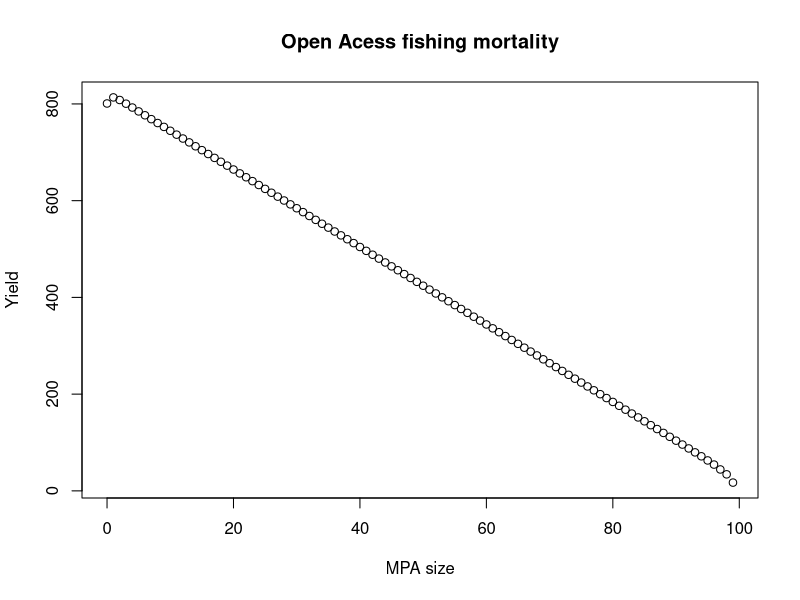
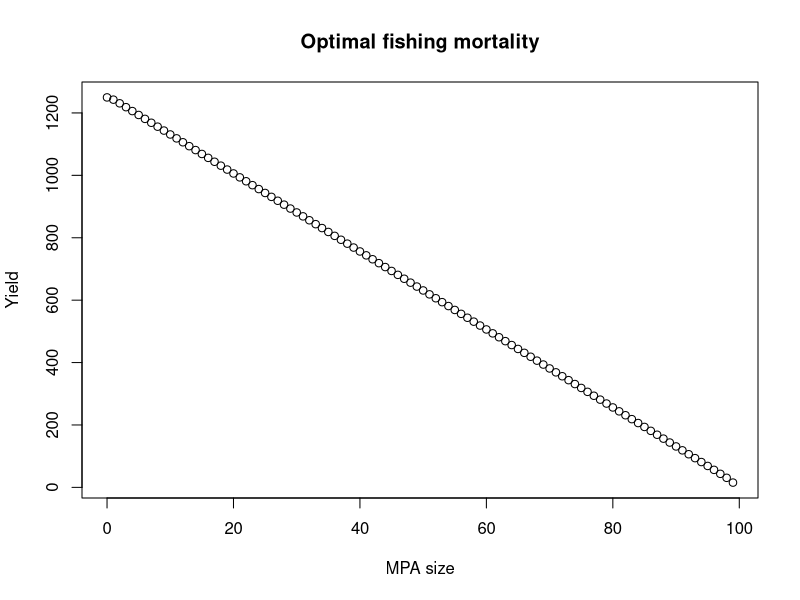
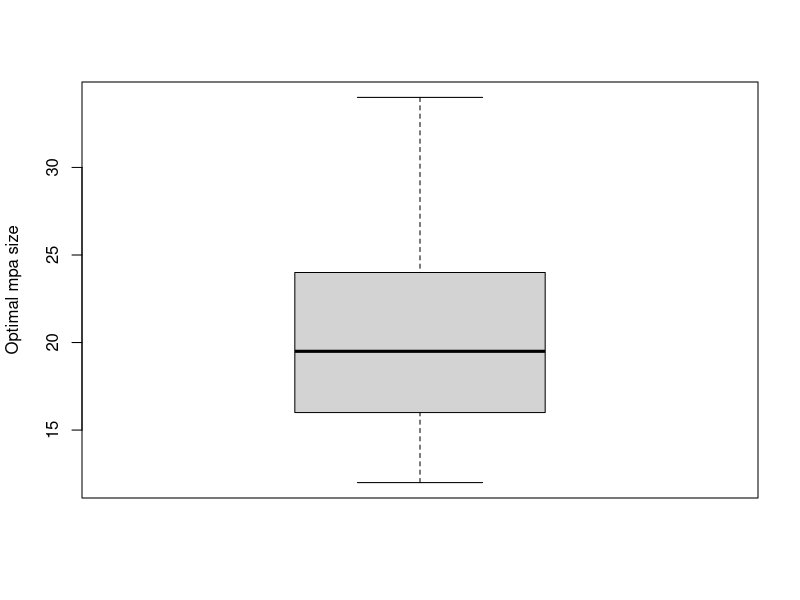
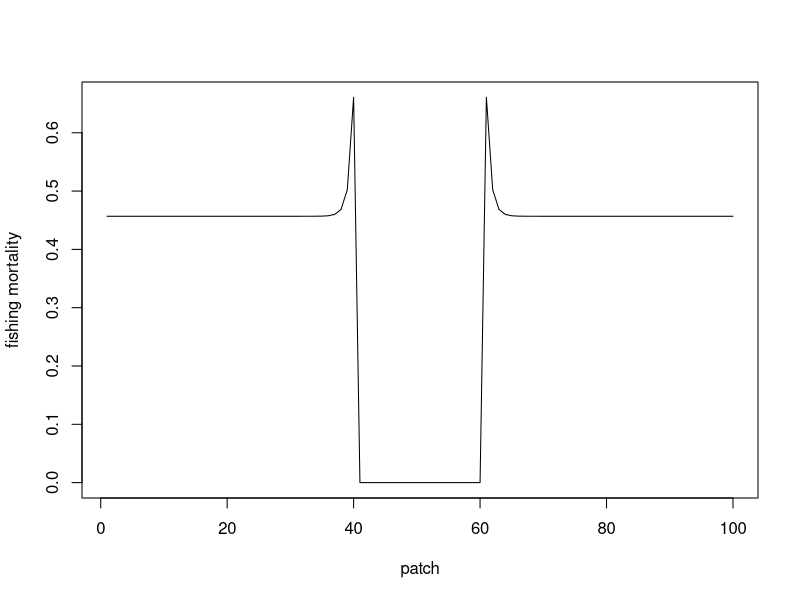
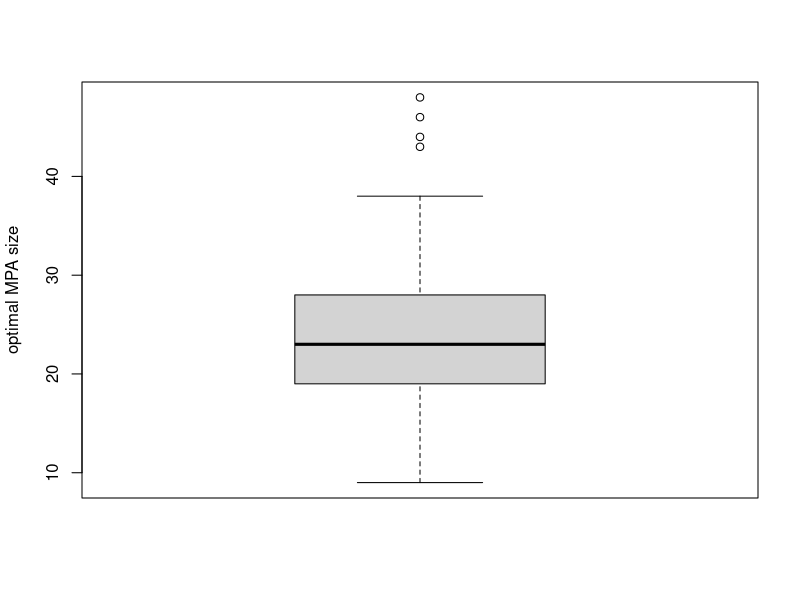

Reproduce these figures in R, in order.
## ---- chunk 1
knitr::opts_chunk$set(echo = TRUE)
## ---- chunk 2
#Mpa model
mpa.model = function(f, growth, K, N0, t, d, MPA, L){
  
  #Create a vector of fishing mortalities
  #f.patches = c(rep(0, MPA), rep(f, L-MPA))
  
   #MPAs in the middle
  f.patches=rep(f, L)
  if(MPA>0){
    mpa.begin = round((L-MPA)/2) + 1
    mpa.end = mpa.begin + MPA - 1
    f.patches[mpa.begin:mpa.end] = 0
  }
  
  #Create a vector for pop
  pop = rep(0, L)
  total.yield = rep(0, L)
  NPV = 0
  
  #Set initial population sizes
  pop[] = N0
  
  #Create a vector to store total yield
  total.yield = pop*f.patches
  
  #Create an empty plot to plot the revenue trhough time 
  #plot(NA, NA, ylab="Revenue", xlab="time", ylim=c(0, 100000), xlim=c(0, t))
  
  #Run a loop over all time steps
  for(n in 2:t){
    
    #population growth
    surplus = growth*pop*(1-pop/K)
    
    #Emigration
    Emi = c(pop[1]*d/2, pop[2:(L-1)]*d, pop[L]*d/2)
    
    #Immigration
    #Immi = c(pop[2]*d/2, c(pop[1:(L-1)]*d/2 + pop[3:L]*d/2), pop[L-1]*d/2)
    Immi = c(pop[2:L]*d/2, 0) + c(0, pop[1:(L-1)]*d/2)
    
    #fishing
    fishing = f.patches*pop
    
    #update our population size
    pop = pop + surplus - fishing - Emi + Immi
    
    #sum of yield
    total.yield = total.yield + fishing
    
    
  }
  #Create a variable for our resulting population size (all patches in year t)
  sum.pop = sum(pop)
  
  #Create a variable for our resulting yield (all patches in year t)
  sum.yield.eq = sum(fishing)
  
  #Create a variable for our resulting yield accross all years and patches
  sum.yield = sum(total.yield)
  
  #Calculate average population size
  EqB = sum(pop)/L
  
  #return function with main results
  #return(c(sum.pop, sum.yield.eq, sum.yield, NPV, MPA, f, d))
  
  #return function for calculating optimal fishing mortality
  return(sum.yield.eq)
  
  #return function for calculation the open access fishing mortality
  #return(abs(EqB-0.2*K))
  }

#Test our function
res = mpa.model(g=0.5, K=100, N0=50, t=50, MPA=30, L = 100, d=0.2, f=0.4)
res

#Well managed - function needs to return the sum of yield (sum.yield.eq). Here we will maximize the yield by changing the fishing mortality. RMEMBER TO CHANGE YOUR RETURN function. In this case optimal fishing mortality will be f.wm = 0.2531916
p0 = 0.1
fit = optim(p0, mpa.model, method = c("L-BFGS-B"), lower = 0, upper = 1, control= list(fnscale = -1), 
            growth=0.5, K=100, N0=50, t=50, MPA=50, L = 100, d=0.2)

f.wm = fit$par
f.wm
## ---- chunk 3
#Mpa model
mpa.model = function(f, growth, K, N0, t, d, MPA, L){
  
  #Create a vector of fishing mortalities
  #f.patches = c(rep(0, MPA), rep(f, L-MPA))
  
   #MPAs in the middle
  f.patches=rep(f, L)
  if(MPA>0){
    mpa.begin = round((L-MPA)/2) + 1
    mpa.end = mpa.begin + MPA - 1
    f.patches[mpa.begin:mpa.end] = 0
  }
  
  #Create a vector for pop
  pop = rep(0, L)
  total.yield = rep(0, L)
  NPV = 0
  
  #Set initial population sizes
  pop[] = N0
  
  #Create a vector to store total yield
  total.yield = pop*f.patches
  
  #Create an empty plot to plot the revenue trhough time 
  #plot(NA, NA, ylab="Revenue", xlab="time", ylim=c(0, 100000), xlim=c(0, t))
  
  #Run a loop over all time steps
  for(n in 2:t){
    
    #population growth
    surplus = growth*pop*(1-pop/K)
    
    #Emigration
    Emi = c(pop[1]*d/2, pop[2:(L-1)]*d, pop[L]*d/2)
    
    #Immigration
    #Immi = c(pop[2]*d/2, c(pop[1:(L-1)]*d/2 + pop[3:L]*d/2), pop[L-1]*d/2)
    Immi = c(pop[2:L]*d/2, 0) + c(0, pop[1:(L-1)]*d/2)
    
    #fishing
    fishing = f.patches*pop
    
    #update our population size
    pop = pop + surplus - fishing - Emi + Immi
    
    #sum of yield
    total.yield = total.yield + fishing
    
    
  }
  #Create a variable for our resulting population size (all patches in year t)
  sum.pop = sum(pop)
  
  #Create a variable for our resulting yield (all patches in year t)
  sum.yield.eq = sum(fishing)
  
  #Create a variable for our resulting yield accross all years and patches
  sum.yield = sum(total.yield)
  
  #Calculate average population size
  EqB = sum(pop)/L
  
  #return function with main results
  #return(c(sum.pop, sum.yield.eq, sum.yield, NPV, MPA, f, d))
  
  #return function for calculating optimal fishing mortality
  #return(sum.yield.eq)
  
  #return function for calculation the open access fishing mortality
  return(abs(EqB-0.2*K))
  }

#Test our function
res = mpa.model(g=0.5, K=100, N0=50, t=50, MPA=30, L = 100, d=0.2, f=0.4)
res

##Find open access fishing mortality - function needs to return the difference between the average population size and 
#20, which is the population size we expect at open access equilibrium. In this case f.oa = 0.4003154. This mean that with f=f.oa equilibrium population size will be at 20% of K. 
p0 = 0.5
fit = optim(p0, mpa.model, method = c("L-BFGS-B"), lower = 0, upper = 1, 
            growth=0.5, K=100, N0=50, t=50, MPA=0, L = 100, d=0.2)

f.oa = fit$par
f.oa
## ---- chunk 4
#Mpa model
mpa.model = function(f, growth, K, N0, t, d, MPA, L){
  
  #Create a vector of fishing mortalities
  #f.patches = c(rep(0, MPA), rep(f, L-MPA))
  
   #MPAs in the middle
  f.patches=rep(f, L)
  if(MPA>0){
    mpa.begin = round((L-MPA)/2) + 1
    mpa.end = mpa.begin + MPA - 1
    f.patches[mpa.begin:mpa.end] = 0
  }
  
  #Create a vector for pop
  pop = rep(0, L)
  total.yield = rep(0, L)
  NPV = 0
  
  #Set initial population sizes
  pop[] = N0
  
  #Create a vector to store total yield
  total.yield = pop*f.patches
  
  #Create an empty plot to plot the revenue trhough time 
  #plot(NA, NA, ylab="Revenue", xlab="time", ylim=c(0, 100000), xlim=c(0, t))
  
  #Run a loop over all time steps
  for(n in 2:t){
    
    #population growth
    surplus = growth*pop*(1-pop/K)
    
    #Emigration
    Emi = c(pop[1]*d/2, pop[2:(L-1)]*d, pop[L]*d/2)
    
    #Immigration
    #Immi = c(pop[2]*d/2, c(pop[1:(L-1)]*d/2 + pop[3:L]*d/2), pop[L-1]*d/2)
    Immi = c(pop[2:L]*d/2, 0) + c(0, pop[1:(L-1)]*d/2)
    
    #fishing
    fishing = f.patches*pop
    
    #update our population size
    pop = pop + surplus - fishing - Emi + Immi
    
    #sum of yield
    total.yield = total.yield + fishing
    
    
  }
  #Create a variable for our resulting population size (all patches in year t)
  sum.pop = sum(pop)
  
  #Create a variable for our resulting yield (all patches in year t)
  sum.yield.eq = sum(fishing)
  
  #Create a variable for our resulting yield accross all years and patches
  sum.yield = sum(total.yield)
  
  #Calculate average population size
  EqB = sum(pop)/L
  
  #return function with main results
  return(c(sum.pop, sum.yield, sum.yield.eq, NPV, MPA, f, d))
  
  #return function for calculating optimal fishing mortality
  #return(sum.yield.eq)
  
  #return function for calculation the open access fishing mortality
  #return(abs(EqB-0.2*K))
  }

####Simulate MPA effectiveness - simulate the optimal MPA size 100 times with randomly assigned MPA location. 
mpa.sim = 0:99
for(i in 1:length(mpa.sim)){
  res = mpa.model(g=0.5, K=100, N0=50, t=50, MPA=mpa.sim[i], L = 100, d=0.2, f=f.oa)
  if(i==1){out=res}else{out=rbind(out, res)}
}
plot(out[,3]~out[,5], ylab="Yield", xlab="MPA size", main="Open Acess fishing mortality")

#Optimal MPA size
out[match(max(out[,3]), out[,3]), 5] 

####Simulate MPA effectiveness - simulate the optimal MPA size 100 times with randomly assigned MPA location. 
mpa.sim = 0:99
for(i in 1:length(mpa.sim)){
  res = mpa.model(g=0.5, K=100, N0=50, t=50, MPA=mpa.sim[i], L = 100, d=0.2, f=f.wm)
  if(i==1){out=res}else{out=rbind(out, res)}
}
plot(out[,3]~out[,5], ylab="Yield", xlab="MPA size", main="Optimal fishing mortality")

#Optimal MPA size
out[match(max(out[,3]), out[,3]), 5] 

## ---- chunk 5
mpa.model = function(f, growth, K, N0, t, d, MPA, L, rand){
  
  #Create a vector of fishing mortalities
  #f.patches = c(rep(0, MPA), rep(f, L-MPA))
  
  if(rand=="yes"){
    f.patches=rep(f, L)
    f.patches[round(runif(MPA, 1, 100))]=0
  }else{
  #MPAs in the middle
  f.patches=rep(f, L)
  if(MPA>0){
    mpa.begin = round((L-MPA)/2) + 1
    mpa.end = mpa.begin + MPA - 1
    f.patches[mpa.begin:mpa.end] = 0
  }
  }
  #Create a vector for pop
  pop = rep(0, L)
  total.yield = rep(0, L)
  NPV = 0
  
  #Set initial population sizes
  pop[] = N0
  
  #Create a vector to store total yield
  total.yield = pop*f.patches
  
  #Create an empty plot to plot the revenue trhough time 
  #plot(NA, NA, ylab="Revenue", xlab="time", ylim=c(0, 100000), xlim=c(0, t))
  
  #Run a loop over all time steps
  for(n in 2:t){
    
    #population growth
    surplus = growth*pop*(1-pop/K)
    
    #Emigration
    Emi = c(pop[1]*d/2, pop[2:(L-1)]*d, pop[L]*d/2)
    
    #Immigration
    #Immi = c(pop[2]*d/2, c(pop[1:(L-1)]*d/2 + pop[3:L]*d/2), pop[L-1]*d/2)
    Immi = c(pop[2:L]*d/2, 0) + c(0, pop[1:(L-1)]*d/2)
    
    #fishing
    fishing = f.patches*pop
    
    #update our population size
    pop = pop + surplus - fishing - Emi + Immi
    
    #sum of yield
    total.yield = total.yield + fishing
    
  
  }
  #Create a variable for our resulting population size (all patches in year t)
  sum.pop = sum(pop)
  
  #Create a variable for our resulting yield (all patches in year t)
  sum.yield.eq = sum(fishing)
  
  #Create a variable for our resulting yield accross all years and patches
  sum.yield = sum(total.yield)
  
  #Calculate average population size
  EqB = sum(pop)/L
  
  #return function with main results
  return(c(sum.pop, sum.yield.eq, sum.yield, MPA, f, d))
  
  #return function for calculating optimal fishing mortality
  #return(sum.yield.eq)
  
  #return function for calculation the open access fishing mortality
  #return(abs(EqB-0.2*K))
  }

#Test our function
res = mpa.model(g=0.5, K=100, N0=50, t=50, MPA=30, L = 100, d=0.2, f=0.4, rand="yes")
res


####Simulate MPA effectiveness - simulate the optimal MPA size 100 times with randomly assigned MPA location. 
mpa.sim = 0:99
for(k in 1:100){
for(i in 1:length(mpa.sim)){
  res = mpa.model(g=0.5, K=100, N0=50, t=50, MPA=mpa.sim[i], L = 100, d=0.2, f=f.oa, rand="yes")
  if(i==1){out=res}else{out=rbind(out, res)}
}
  if(k==1){output=out[match(max(out[,3]), out[,3]), 4]}else{output=rbind(output, out[match(max(out[,3]), out[,3]), 4])}  
}

#Create a boxplot of the optimal MPA size for all 100 simulations of MPA design
boxplot(output, ylab="Optimal mpa size")
## ---- chunk 6
###Create our mpa model function
mpa.model = function(q, growth, K, N0, t, d, MPA, L, rand){
  
  #Create a vector of fishing mortalities
  #f.patches = c(rep(0, MPA), rep(f, L-MPA))
  
  #First we need to create a vector of length L where areas open to fishing have a value of 1 and areas assigned as MPAs have a value of 0.
  #randomly located MPAs
  if(rand=="yes"){
  f.mpa = rep(1, L)
  f.mpa[round(runif(MPA, 0, 100))]=0}else{
  
  #MPAs in the middle
  f.mpa=rep(1, L)
  if(MPA>0){
    mpa.begin = round((L-MPA)/2) + 1
    mpa.end = mpa.begin + MPA - 1
    f.mpa[mpa.begin:mpa.end] = 0
  }
  }
  #Create a vector for pop
  pop = rep(0, L)
  total.yield = rep(0, L)
  total.yield = rep(0, L)
  yield.NPV=0
  profit.NPV = 0
  
  #Set initial population sizes
  pop[] = N0
  
  #Run a loop over all time steps
  for(n in 2:t){
    
    #population growth
    surplus = growth*pop*(1-pop/K)
    
    #Emigration
    Emi = c(pop[1]*d/2, pop[2:(L-1)]*d, pop[L]*d/2)
    
    #Immigration
    Immi = c(pop[2:L]*d/2, 0) + c(0, pop[1:(L-1)]*d/2)
    
    #Now we calculate distribute the total effort based on abundance (according to Hilborn et al 2006)
    #We first need to create a vector with proportinal abundances on the patches open to fishing. 
    if(sum(f.mpa)==0){prop=rep(0, L)}else{prop = f.mpa*exp(-(1-pop*f.mpa/max(pop*f.mpa)))}
    
    #Next we need to distribute effort based on the proportinal abundances in the patches open to fishing. 
    if(sum(f.mpa)==0){f=rep(0, L)}else{f = 1-exp(-q*(prop/sum(prop)))}
    
    #Now we can just use the vector f we created above to fish our population! 
    #fishing
    fishing = f*pop
    
    #update our population size
    pop = pop + surplus - fishing - Emi + Immi
    
    #sum of yield
    total.yield = total.yield + fishing
    
    }
  #PLot fishing mortality in each patch
  plot(f, type="l", ylab="fishing mortality", xlab="patch")
  
  sum.pop = sum(pop)
  sum.yield.eq = sum(fishing)
  sum.yield = sum(total.yield)
  EqB = sum(pop)/L
  #return(c(sum.pop, sum.yield.eq, yield.NPV, MPA, q, d))
  #return(abs(EqB-20))
  return(sum.yield.eq)
}

#Test our function
res = mpa.model(g=0.5, K=100, N0=20, t=50, MPA=20, L = 100, d=0.2, q=50, rand="no")
res
## ---- chunk 7
mpa.model = function(q, growth, K, N0, t, d, MPA, L, rand){
  
  #Create a vector of fishing mortalities
  #f.patches = c(rep(0, MPA), rep(f, L-MPA))
  
    #First we need to create a vector of length L where areas open to fishing have a value of 1 and areas assigned as MPAs have a value of 0.
  #randomly located MPAs
  if(rand=="yes"){
  f.mpa = rep(1, L)
  f.mpa[round(runif(MPA, 0, 100))]=0}else{
  
  #MPAs in the middle
  f.mpa=rep(1, L)
  if(MPA>0){
    mpa.begin = round((L-MPA)/2) + 1
    mpa.end = mpa.begin + MPA - 1
    f.mpa[mpa.begin:mpa.end] = 0
  }
  }
  #Create a vector for pop
  pop = rep(0, L)
  total.yield = rep(0, L)
  total.yield = rep(0, L)
  yield.NPV=0
  profit.NPV = 0
  
  #Set initial population sizes
  pop[] = N0
  
  #Run a loop over all time steps
  for(n in 2:t){
    
    #population growth
    surplus = growth*pop*(1-pop/K)
    
    #Emigration
    Emi = c(pop[1]*d/2, pop[2:(L-1)]*d, pop[L]*d/2)
    
    #Immigration
    Immi = c(pop[2:L]*d/2, 0) + c(0, pop[1:(L-1)]*d/2)
    
    #Effort based on abundance

    #Now we calculate distribute the total effort based on abundance (according to Hilborn et al 2006)
    #We first need to create a vector with proportinal abundances on the patches open to fishing. 
    if(sum(f.mpa)==0){prop=rep(0, L)}else{prop = f.mpa*exp(-(1-pop*f.mpa/max(pop*f.mpa)))}
    
    #Next we need to distribute effort based on the proportinal abundances in the patches open to fishing. 
    if(sum(f.mpa)==0){f=rep(0, L)}else{f = 1-exp(-q*(prop/sum(prop)))}
    
    #Now we can just use the vector f we created above to fish our population! 
    #fishing
    fishing = f*pop
    
    #update our population size
    pop = pop + surplus - fishing - Emi + Immi
    
    #sum of yield
    total.yield = total.yield + fishing
    
    }
  #PLot fishing mortality in each patch
  #plot(f, type="l", ylab="fishing mortality", xlab="patch")
  
  sum.pop = sum(pop)
  sum.yield.eq = sum(fishing)
  sum.yield = sum(total.yield)
  EqB = sum(pop)/L
  #return(c(sum.pop, sum.yield.eq, yield.NPV, MPA, q, d))
  #return(abs(EqB-20))
  return(sum.yield.eq)
}

#Find optimal effort to maximize yield. we will be optimizing total yield, by changing total effort (q). In this case optimal effort will be (q=28.76)
p0=c(20)
fit = optim(p0, mpa.model, method = c("L-BFGS-B"), lower=0,upper=100, control = list(fnscale = -1), 
            MPA=0, growth=0.5,
            K=100, t=50, d=0.2, L=100, N0=50, rand = "yes")
q.wm = fit$par
q.wm
## ---- chunk 8
mpa.model = function(q, growth, K, N0, t, d, MPA, L, rand){
  
  #Create a vector of fishing mortalities
  #f.patches = c(rep(0, MPA), rep(f, L-MPA))
  
    #First we need to create a vector of length L where areas open to fishing have a value of 1 and areas assigned as MPAs have a value of 0.
  #randomly located MPAs
  if(rand=="yes"){
  f.mpa = rep(1, L)
  f.mpa[round(runif(MPA, 0, 100))]=0}else{
  
  #MPAs in the middle
  f.mpa=rep(1, L)
  if(MPA>0){
    mpa.begin = round((L-MPA)/2) + 1
    mpa.end = mpa.begin + MPA - 1
    f.mpa[mpa.begin:mpa.end] = 0
  }
  }
  #Create a vector for pop
  pop = rep(0, L)
  total.yield = rep(0, L)
  total.yield = rep(0, L)
  yield.NPV=0
  profit.NPV = 0
  
  #Set initial population sizes
  pop[] = N0
  
  #Run a loop over all time steps
  for(n in 2:t){
    
    #population growth
    surplus = growth*pop*(1-pop/K)
    
    #Emigration
    Emi = c(pop[1]*d/2, pop[2:(L-1)]*d, pop[L]*d/2)
    
    #Immigration
    Immi = c(pop[2:L]*d/2, 0) + c(0, pop[1:(L-1)]*d/2)
    
    #Effort based on abundance

    #Now we calculate distribute the total effort based on abundance (according to Hilborn et al 2006)
    #We first need to create a vector with proportinal abundances on the patches open to fishing. 
    if(sum(f.mpa)==0){prop=rep(0, L)}else{prop = f.mpa*exp(-(1-pop*f.mpa/max(pop*f.mpa)))}
    
    #Next we need to distribute effort based on the proportinal abundances in the patches open to fishing. 
    if(sum(f.mpa)==0){f=rep(0, L)}else{f = 1-exp(-q*(prop/sum(prop)))}
    
    #Now we can just use the vector f we created above to fish our population! 
    #fishing
    fishing = f*pop
    
    #update our population size
    pop = pop + surplus - fishing - Emi + Immi
    
    #sum of yield
    total.yield = total.yield + fishing
    
    }
  #PLot fishing mortality in each patch
  #plot(f, type="l", ylab="fishing mortality", xlab="patch")
  
  sum.pop = sum(pop)
  sum.yield.eq = sum(fishing)
  sum.yield = sum(total.yield)
  EqB = sum(pop)/L
  #return(c(sum.pop, sum.yield.eq, yield.NPV, MPA, q, d))
  return(abs(EqB-20))
  #return(sum.yield.eq)
}

##Find the effort that drives the population down to 20% of K. In this case - q=51.08
p0=c(50)
fit=optim(p0, mpa.model, method = c("Brent"), lower=0,upper=100, MPA=0, growth=0.5,
          K=100, t=50, d=0.2, L=100, N0=20, rand = "yes")
q.oa = fit$par
q.oa
## ---- chunk 9
mpa.model = function(q, growth, K, N0, t, d, MPA, L, rand){
  
  #Create a vector of fishing mortalities
  #f.patches = c(rep(0, MPA), rep(f, L-MPA))
  
    #First we need to create a vector of length L where areas open to fishing have a value of 1 and areas assigned as MPAs have a value of 0.
  #randomly located MPAs
  if(rand=="yes"){
  f.mpa = rep(1, L)
  f.mpa[round(runif(MPA, 0, 100))]=0}else{
  
  #MPAs in the middle
  f.mpa=rep(1, L)
  if(MPA>0){
    mpa.begin = round((L-MPA)/2) + 1
    mpa.end = mpa.begin + MPA - 1
    f.mpa[mpa.begin:mpa.end] = 0
  }
  }
  #Create a vector for pop
  pop = rep(0, L)
  total.yield = rep(0, L)
  total.yield = rep(0, L)
  yield.NPV=0
  profit.NPV = 0
  
  #Set initial population sizes
  pop[] = N0
  
  #Run a loop over all time steps
  for(n in 2:t){
    
    #population growth
    surplus = growth*pop*(1-pop/K)
    
    #Emigration
    Emi = c(pop[1]*d/2, pop[2:(L-1)]*d, pop[L]*d/2)
    
    #Immigration
    Immi = c(pop[2:L]*d/2, 0) + c(0, pop[1:(L-1)]*d/2)
    
    #Effort based on abundance

    #Now we calculate distribute the total effort based on abundance (according to Hilborn et al 2006)
    #We first need to create a vector with proportinal abundances on the patches open to fishing. 
    if(sum(f.mpa)==0){prop=rep(0, L)}else{prop = f.mpa*exp(-(1-pop*f.mpa/max(pop*f.mpa)))}
    
    #Next we need to distribute effort based on the proportinal abundances in the patches open to fishing. 
    if(sum(f.mpa)==0){f=rep(0, L)}else{f = 1-exp(-q*(prop/sum(prop)))}
    
    #Now we can just use the vector f we created above to fish our population! 
    #fishing
    fishing = f*pop
    
    #update our population size
    pop = pop + surplus - fishing - Emi + Immi
    
    #sum of yield
    total.yield = total.yield + fishing
    
    }
  #PLot fishing mortality in each patch
  #plot(f, type="l", ylab="fishing mortality", xlab="patch")
  
  sum.pop = sum(pop)
  sum.yield.eq = sum(fishing)
  sum.yield = sum(total.yield)
  EqB = sum(pop)/L
  return(c(sum.pop, sum.yield.eq, MPA, q, d))
  #return(abs(EqB-20))
  #return(sum.yield.eq)
}

####Simulate MPA effectiveness for open access effort
mpa.vec = 0:99
for(j in 1:100){
  for(i in 1:length(mpa.vec)){
    res = mpa.model(g=0.5, K=100, N0=20, t=50, MPA=mpa.vec[i], L=100, d=0.2, q=51, rand = "yes")
    if(i==1){out=res}else{out=rbind(out, res)}
  }
if(j==1){output = c(out[match(max(out[,2]), out[,2]), 3], max(out[,2]))}else{output=rbind(output, c(out[match(max(out[,2]), out[,2]), 3], max(out[,2])))}
}

boxplot(output[,1], ylab="optimal MPA size")
